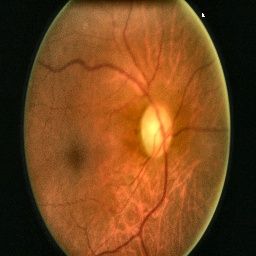
#> input picture data/processed/Train/Glaucoma_Positive/036.jpg, 256 x 256 px, found by its file name; its folder holds 4 pictures in this run
$ jupyter execute 02b_combined_preprocessing.ipynb
#> lines starting #> are read from the running program, lines starting #| are printed output that depends on the picture; pictures that were not available may be replaced by others from this repository, and a replacement may not be noted
[cell 1]
import os
import cv2
import numpy as np
import shutil
from sklearn.model_selection import train_test_split

os.chdir('/Users/badisasaisriharsha/Desktop/Glaucoma-Detection-ResCapsNet')
print("Working dir:", os.getcwd())

[cell 2]
def apply_clahe(img_path, output_path, clip_limit=2.0, tile_grid=(8, 8), size=(256, 256)):
    img = cv2.imread(img_path)
    if img is None:
        return False
    img = cv2.resize(img, size)
    lab = cv2.cvtColor(img, cv2.COLOR_BGR2LAB)
    l, a, b = cv2.split(lab)
    clahe = cv2.createCLAHE(clipLimit=clip_limit, tileGridSize=tile_grid)
    l_clahe = clahe.apply(l)
    lab_clahe = cv2.merge([l_clahe, a, b])
    result = cv2.cvtColor(lab_clahe, cv2.COLOR_LAB2BGR)
    cv2.imwrite(output_path, result)
    return True

def clahe_copy(src_list, dst_dir, prefix):
    skipped = 0
    for i, src in enumerate(src_list):
        dst = os.path.join(dst_dir, f"{prefix}_{i:04d}.jpg")
        if not apply_clahe(src, dst):
            skipped += 1
    if skipped:
        print(f"  ⚠️  {prefix}: skipped {skipped} unreadable files")

print("CLAHE function ready")

[cell 3]
out_train_pos = 'data/processed/combined/Train/Glaucoma_Positive'
out_train_neg = 'data/processed/combined/Train/Glaucoma_Negative'
out_val_pos   = 'data/processed/combined/Val/Glaucoma_Positive'
out_val_neg   = 'data/processed/combined/Val/Glaucoma_Negative'

for d in [out_train_pos, out_train_neg, out_val_pos, out_val_neg]:
    os.makedirs(d, exist_ok=True)

print("Output dirs ready")

[cell 4]
# Cell 4 — Count Kaggle source
kaggle_train_pos = 'data/processed/Train/Glaucoma_Positive'
kaggle_train_neg = 'data/processed/Train/Glaucoma_Negative'
kaggle_val_pos   = 'data/processed/Validation/Glaucoma_Positive'
kaggle_val_neg   = 'data/processed/Validation/Glaucoma_Negative'

def count_dir(d):
    return len([f for f in os.listdir(d) if f.lower().endswith(('.jpg','.jpeg','.png'))])

print(f"Kaggle Train POS: {count_dir(kaggle_train_pos)}, NEG: {count_dir(kaggle_train_neg)}")
print(f"Kaggle Val   POS: {count_dir(kaggle_val_pos)},  NEG: {count_dir(kaggle_val_neg)}")

[cell 5]
# Cell 5 — Count ACRIMA source
acrima_root = 'data/raw/ACRIMA'
acrima_pos, acrima_neg = [], []

for split in ['train', 'test']:
    for fname in os.listdir(os.path.join(acrima_root, split, 'Glaucoma')):
        if fname.lower().endswith(('.jpg', '.jpeg', '.png')):
            acrima_pos.append(os.path.join(acrima_root, split, 'Glaucoma', fname))
    for fname in os.listdir(os.path.join(acrima_root, split, 'Non Glaucoma')):
        if fname.lower().endswith(('.jpg', '.jpeg', '.png')):
            acrima_neg.append(os.path.join(acrima_root, split, 'Non Glaucoma', fname))

print(f"ACRIMA total POS: {len(acrima_pos)}, NEG: {len(acrima_neg)}")

[cell 6]
# Cell 6 — Count + collect DRISHTI source
drishti_train_root = 'data/raw/DRISHTI/Training-20211018T055246Z-001/Training/Images'
drishti_test_root  = 'data/raw/DRISHTI/Test-20211018T060000Z-001/Test/Images'

drishti_pos, drishti_neg = [], []

for f in os.listdir(os.path.join(drishti_train_root, 'GLAUCOMA')):
    if f.lower().endswith(('.jpg','.jpeg','.png')):
        drishti_pos.append(os.path.join(drishti_train_root, 'GLAUCOMA', f))

for f in os.listdir(os.path.join(drishti_train_root, 'NORMAL')):
    if f.lower().endswith(('.jpg','.jpeg','.png')):
        drishti_neg.append(os.path.join(drishti_train_root, 'NORMAL', f))

for f in os.listdir(os.path.join(drishti_test_root, 'glaucoma')):
    if f.lower().endswith(('.jpg','.jpeg','.png')):
        drishti_pos.append(os.path.join(drishti_test_root, 'glaucoma', f))

for f in os.listdir(os.path.join(drishti_test_root, 'normal')):
    if f.lower().endswith(('.jpg','.jpeg','.png')):
        drishti_neg.append(os.path.join(drishti_test_root, 'normal', f))

print(f"DRISHTI pooled POS: {len(drishti_pos)}, NEG: {len(drishti_neg)}")

[cell 7]
# Cell 7 — CLAHE + copy all three sources
# DRISHTI split + CLAHE
d_pos_train, d_pos_val = train_test_split(drishti_pos, test_size=0.2, random_state=42)
d_neg_train, d_neg_val = train_test_split(drishti_neg, test_size=0.2, random_state=42)

clahe_copy(d_pos_train, out_train_pos, 'drishti_pos')
#> in apply_clahe, img is the input picture: shape (256, 256, 3); mean B, G, R 28.5, 69.4, 117
#> in apply_clahe, `lab = cv2.cvtColor(img, cv2.COLOR_BGR2LAB)`: lab: shape (256, 256, 3); mean of channels 0, 1, 2 86.5, 144.1, 158.5
#> in apply_clahe, `l, a, b = cv2.split(lab)`:
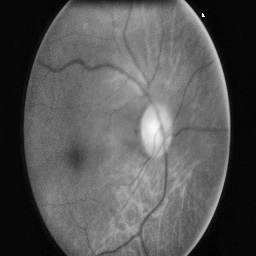
#> l: shape (256, 256); min 1, max 255, mean 86.5
#> in apply_clahe, `l, a, b = cv2.split(lab)`:
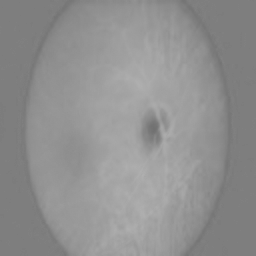
#> a: shape (256, 256); min 113, max 176, mean 144.1
#> in apply_clahe, `l, a, b = cv2.split(lab)`:
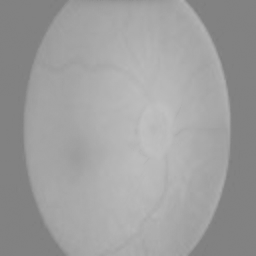
#> b: shape (256, 256); min 125, max 193, mean 158.5
#> in apply_clahe, `l_clahe = clahe.apply(l)`:
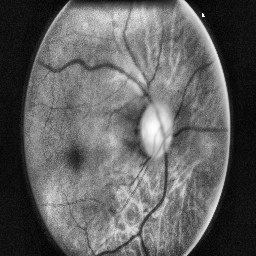
#> l_clahe: shape (256, 256); min 1, max 255, mean 97
#> in apply_clahe, `lab_clahe = cv2.merge([l_clahe, a, b])`: lab_clahe: shape (256, 256, 3); mean of channels 0, 1, 2 97, 144.1, 158.5
#> in apply_clahe, `result = cv2.cvtColor(lab_clahe, cv2.COLOR_LAB2BGR)`:
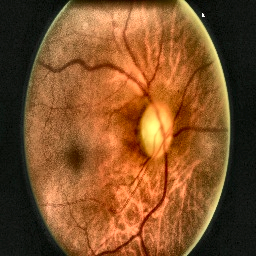
#> result: shape (256, 256, 3); mean B, G, R 39.7, 80.1, 128.7
clahe_copy(d_neg_train, out_train_neg, 'drishti_neg')
clahe_copy(d_pos_val,   out_val_pos,   'drishti_pos_val')
clahe_copy(d_neg_val,   out_val_neg,   'drishti_neg_val')
print("DRISHTI done")

# ACRIMA split + CLAHE
a_pos_train, a_pos_val = train_test_split(acrima_pos, test_size=0.2, random_state=42)
a_neg_train, a_neg_val = train_test_split(acrima_neg, test_size=0.2, random_state=42)

clahe_copy(a_pos_train, out_train_pos, 'acrima_pos')
clahe_copy(a_neg_train, out_train_neg, 'acrima_neg')
clahe_copy(a_pos_val,   out_val_pos,   'acrima_pos_val')
clahe_copy(a_neg_val,   out_val_neg,   'acrima_neg_val')
print("ACRIMA done")

# Kaggle — already CLAHE'd, just copy
def copy_existing(src_dir, dst_dir, prefix):
    files = [f for f in os.listdir(src_dir) if f.lower().endswith(('.jpg','.jpeg','.png'))]
    for i, f in enumerate(files):
        shutil.copy2(os.path.join(src_dir, f), os.path.join(dst_dir, f"{prefix}_{i:04d}.jpg"))

copy_existing(kaggle_train_pos, out_train_pos, 'kaggle_pos')
copy_existing(kaggle_train_neg, out_train_neg, 'kaggle_neg')
copy_existing(kaggle_val_pos,   out_val_pos,   'kaggle_pos_val')
copy_existing(kaggle_val_neg,   out_val_neg,   'kaggle_neg_val')
print("Kaggle done")
